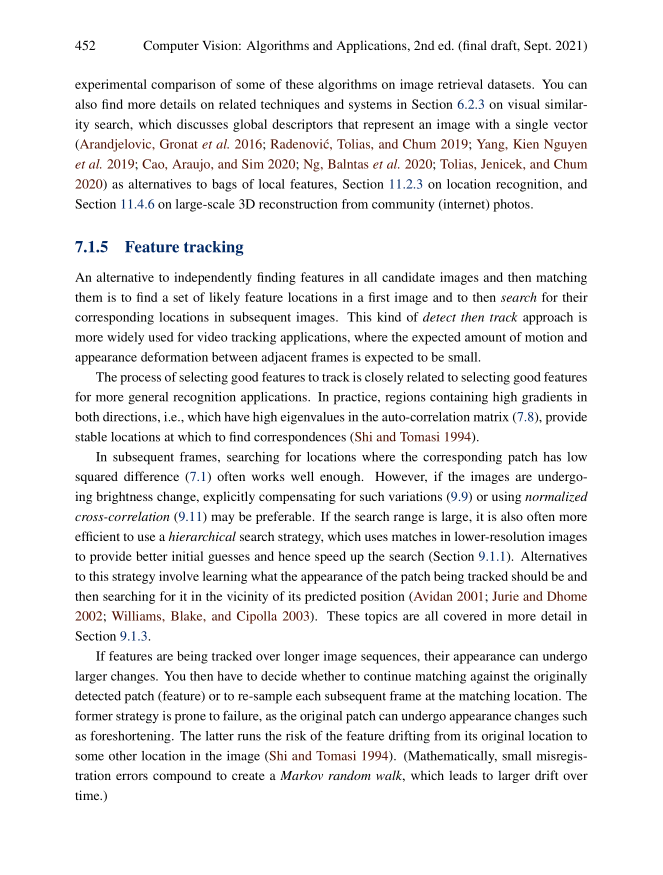
#> input picture assignment_4/reference_img.png, 1325 x 1750 px (shown at 1/2 size)
$ python main.py
#> lines starting #> are read from the running program, lines starting #| are printed output that depends on the picture; after the words box and inside, x2 and y2 are one past the last pixel; in counts of white or black regions, pixels touching at a corner belong together
#The sift approach was used to create the align function
#The sift approach was used to create the align function
#The sift approach was used to create the align function

import cv2 as cv
import numpy as np
from matplotlib import pyplot as plt

def edge_detect(reference_image):
#> called with reference_image = 'reference_img.png'
    this_img = cv.imread(reference_image)
#> this_img is the input picture: shape (1750, 1325, 3); mean B, G, R 239, 239, 239.3
    img_gray = cv.cvtColor(this_img, cv.COLOR_BGR2GRAY)
    gray = np.float32(img_gray)
    dst = cv.cornerHarris(gray, 2, 3, 0.04)
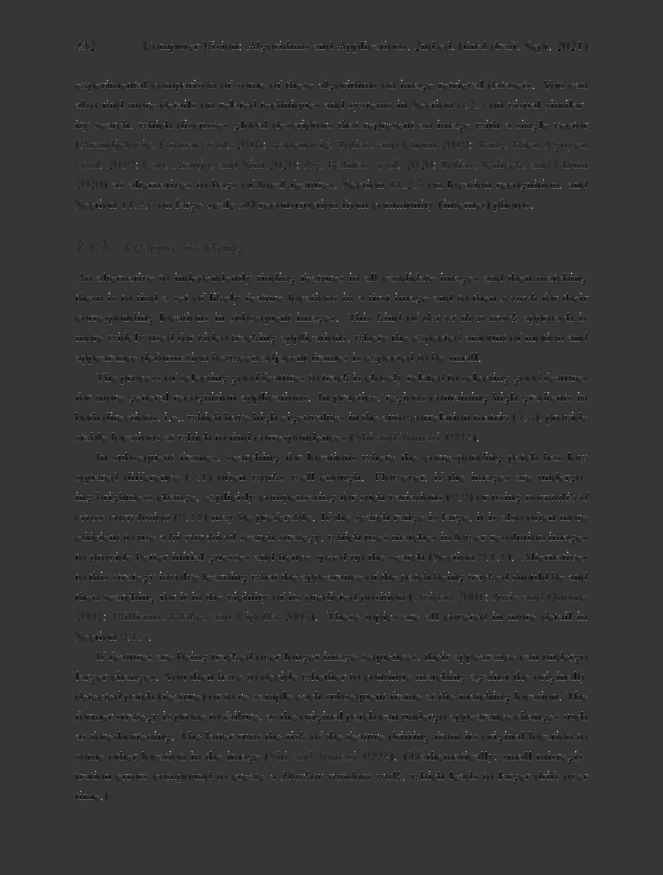
#> dst: shape (1750, 1325) float32 (shown at 1/2 size); min -169130016, max 626358080, mean -693848.5; drawn with min black and max white
    dst = cv.dilate(dst, None)
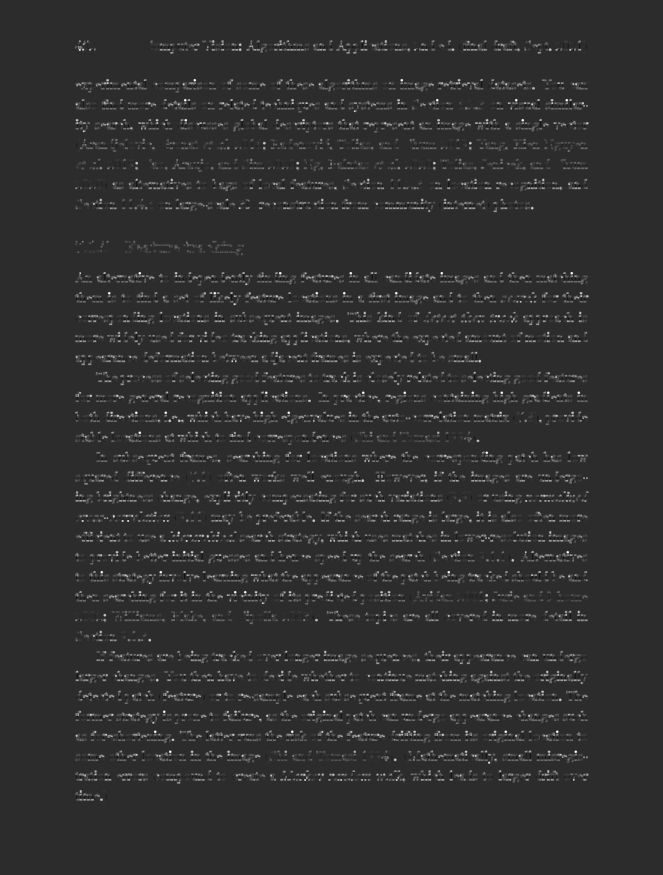
#> dst: shape (1750, 1325) float32 (shown at 1/2 size); min -133245432, max 626358080, mean 13662598; drawn with min black and max white

    this_img[dst > 0.001 * dst.max()] = [0, 0, 255]
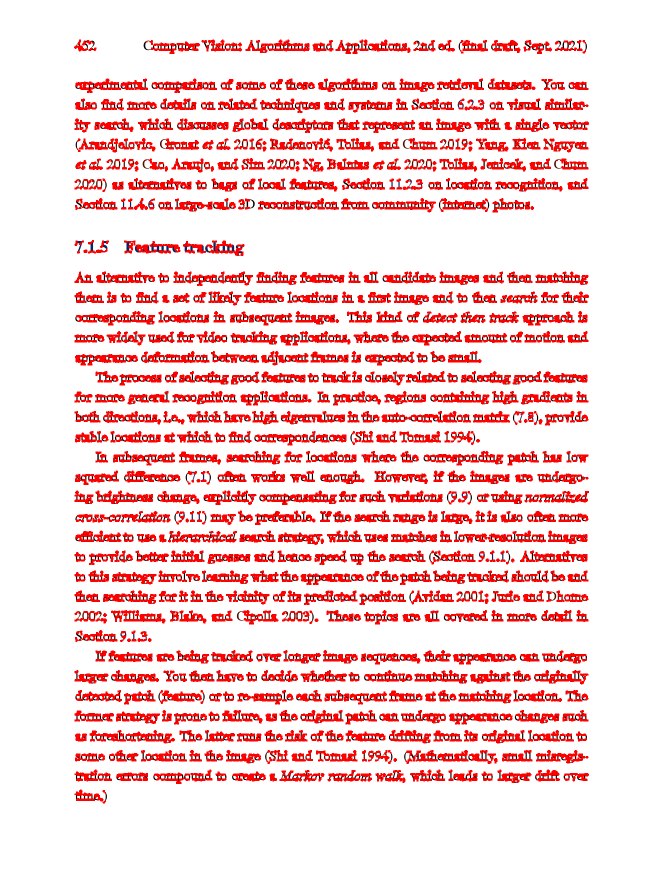
#> this_img: shape (1750, 1325, 3) (shown at 1/2 size); 14.09% of pixels changed, all inside (x1, y1, x2, y2) = (148, 79, 1178, 1607)
    cv.imwrite('reference_edge_detected.jpg', this_img)
    cv.imshow('dst', this_img)
    if cv.waitKey(0) & 0xff == 27:
#> (key Esc is pressed here)
        cv.destroyAllWindows()

edge_detect("reference_img.png")


def align_sift(image_to_align_path, reference_image_path,
                     max_features=2000, good_match_percent=0.7,
                     min_matches=10, ransac_thresh=5.0):

    ref_color = cv.imread(image_to_align_path, cv.IMREAD_COLOR)
    img_color = cv.imread(reference_image_path, cv.IMREAD_COLOR)
    if img_color is None or ref_color is None:
#> (the run stopped early here; a loop or call above may not have finished)
